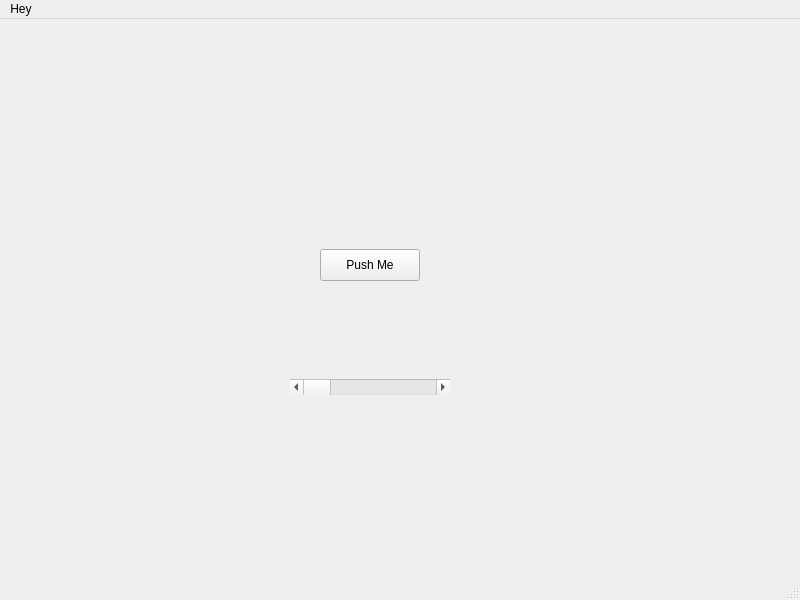
<?xml version="1.0" encoding="UTF-8"?>
<ui version="4.0">
 <class>MainWindow</class>
 <widget class="QMainWindow" name="MainWindow">
  <property name="geometry">
   <rect>
    <x>0</x>
    <y>0</y>
    <width>800</width>
    <height>600</height>
   </rect>
  </property>
  <property name="windowTitle">
   <string>MainWindow</string>
  </property>
  <widget class="QWidget" name="centralwidget">
   <widget class="QPushButton" name="pushButton">
    <property name="geometry">
     <rect>
      <x>320</x>
      <y>230</y>
      <width>100</width>
      <height>32</height>
     </rect>
    </property>
    <property name="text">
     <string>Push Me</string>
    </property>
   </widget>
   <widget class="QScrollBar" name="horizontalScrollBar">
    <property name="geometry">
     <rect>
      <x>290</x>
      <y>360</y>
      <width>160</width>
      <height>16</height>
     </rect>
    </property>
    <property name="orientation">
     <enum>Qt::Orientation::Horizontal</enum>
    </property>
   </widget>
  </widget>
  <widget class="QMenuBar" name="menubar">
   <property name="geometry">
    <rect>
     <x>0</x>
     <y>0</y>
     <width>800</width>
     <height>24</height>
    </rect>
   </property>
   <widget class="QMenu" name="menuHey">
    <property name="title">
     <string>Hey</string>
    </property>
   </widget>
   <addaction name="menuHey"/>
  </widget>
  <widget class="QStatusBar" name="statusbar"/>
 </widget>
 <resources/>
 <connections/>
</ui>
